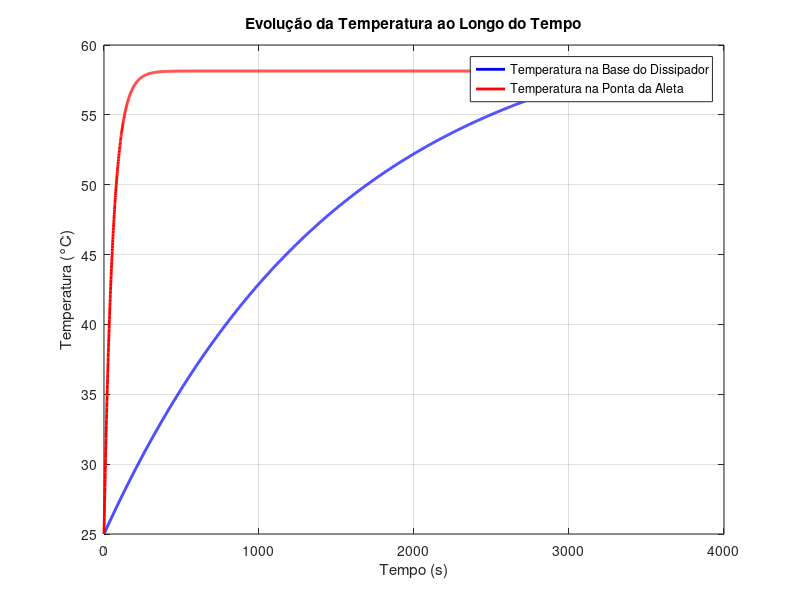

Reproduce this figure in MATLAB.
close all; clear all
clc

% Constantes
T_inf = 25; % oC
T_ba = 58.137; % oC
T_bd = 62.3; % oC

h = 23.836; % W/m^2.K
cp = 2702; % J/kg.m^3
rho = 903; % kg/m^3

A_aleta = 4165e-6; % m^2
V_aleta = 2290.75e-9; % m^3

A_base = 3323.67e-6; % m^2
V_base = 49646.8e-9; % m^3

tau_base = (rho * V_base * cp) / (h * A_base)
tau_aleta = (rho * V_aleta * cp) / (h * A_aleta)

% Degrau
q = 75; % W
T_0 = T_inf;

% Temperaturas ao longo do tempo
min = 60; % quantos minutos de simulacao
t = 0:1:60*min; % tempo em segundos

T_base = T_inf + (T_bd - T_inf) * (1 - exp(-t / tau_base));
T_aleta = T_inf + (T_ba - T_inf) * (1 - exp(-t / tau_aleta));

% Plotagem
figure;
plot(t, T_base, 'b-', 'LineWidth', 2); hold on;
plot(t, T_aleta, 'r-', 'LineWidth', 2);
xlabel('Tempo (s)');
ylabel('Temperatura (°C)');
title('Evolução da Temperatura ao Longo do Tempo');
legend('Temperatura na Base do Dissipador', 'Temperatura na Ponta da Aleta');
grid on;
